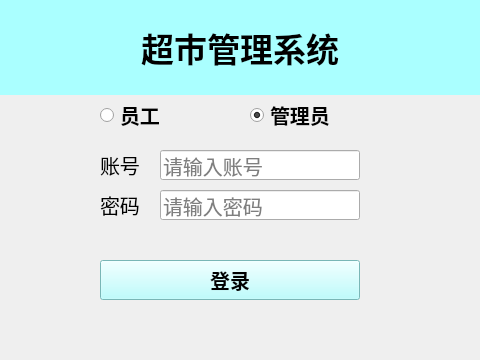
<?xml version="1.0" encoding="UTF-8"?>
<ui version="4.0">
 <class>loginWindow</class>
 <widget class="QWidget" name="loginWindow">
  <property name="geometry">
   <rect>
    <x>0</x>
    <y>0</y>
    <width>480</width>
    <height>360</height>
   </rect>
  </property>
  <property name="font">
   <font>
    <weight>75</weight>
    <bold>true</bold>
   </font>
  </property>
  <property name="windowTitle">
   <string>超市管理系统</string>
  </property>
  <widget class="QLabel" name="label">
   <property name="geometry">
    <rect>
     <x>100</x>
     <y>150</y>
     <width>60</width>
     <height>30</height>
    </rect>
   </property>
   <property name="font">
    <font>
     <family>Times New Roman</family>
     <pointsize>15</pointsize>
     <weight>50</weight>
     <bold>false</bold>
    </font>
   </property>
   <property name="text">
    <string>账号</string>
   </property>
  </widget>
  <widget class="QLineEdit" name="accountLineEdit">
   <property name="geometry">
    <rect>
     <x>160</x>
     <y>150</y>
     <width>200</width>
     <height>30</height>
    </rect>
   </property>
   <property name="font">
    <font>
     <family>Times New Roman</family>
     <pointsize>15</pointsize>
     <weight>50</weight>
     <bold>false</bold>
    </font>
   </property>
   <property name="text">
    <string/>
   </property>
   <property name="placeholderText">
    <string>请输入账号</string>
   </property>
  </widget>
  <widget class="QLineEdit" name="passwdLineEdit">
   <property name="geometry">
    <rect>
     <x>160</x>
     <y>190</y>
     <width>200</width>
     <height>30</height>
    </rect>
   </property>
   <property name="font">
    <font>
     <family>Times New Roman</family>
     <pointsize>15</pointsize>
     <weight>50</weight>
     <bold>false</bold>
    </font>
   </property>
   <property name="text">
    <string/>
   </property>
   <property name="echoMode">
    <enum>QLineEdit::Password</enum>
   </property>
   <property name="placeholderText">
    <string>请输入密码</string>
   </property>
  </widget>
  <widget class="QLabel" name="label_2">
   <property name="geometry">
    <rect>
     <x>100</x>
     <y>190</y>
     <width>60</width>
     <height>30</height>
    </rect>
   </property>
   <property name="font">
    <font>
     <family>Times New Roman</family>
     <pointsize>15</pointsize>
     <weight>50</weight>
     <bold>false</bold>
    </font>
   </property>
   <property name="text">
    <string>密码</string>
   </property>
  </widget>
  <widget class="QPushButton" name="loginButton">
   <property name="geometry">
    <rect>
     <x>100</x>
     <y>260</y>
     <width>260</width>
     <height>40</height>
    </rect>
   </property>
   <property name="font">
    <font>
     <family>Times New Roman</family>
     <pointsize>15</pointsize>
    </font>
   </property>
   <property name="styleSheet">
    <string notr="true">background-color: rgb(170, 255, 255);</string>
   </property>
   <property name="text">
    <string>登录</string>
   </property>
  </widget>
  <widget class="QRadioButton" name="staffButton">
   <property name="enabled">
    <bool>true</bool>
   </property>
   <property name="geometry">
    <rect>
     <x>100</x>
     <y>100</y>
     <width>100</width>
     <height>30</height>
    </rect>
   </property>
   <property name="font">
    <font>
     <family>Times New Roman</family>
     <pointsize>15</pointsize>
    </font>
   </property>
   <property name="mouseTracking">
    <bool>true</bool>
   </property>
   <property name="text">
    <string>员工</string>
   </property>
   <property name="checkable">
    <bool>true</bool>
   </property>
   <property name="checked">
    <bool>false</bool>
   </property>
   <property name="autoExclusive">
    <bool>true</bool>
   </property>
  </widget>
  <widget class="QRadioButton" name="adminButton">
   <property name="geometry">
    <rect>
     <x>250</x>
     <y>100</y>
     <width>100</width>
     <height>30</height>
    </rect>
   </property>
   <property name="font">
    <font>
     <family>Times New Roman</family>
     <pointsize>15</pointsize>
    </font>
   </property>
   <property name="text">
    <string>管理员</string>
   </property>
   <property name="checkable">
    <bool>true</bool>
   </property>
   <property name="checked">
    <bool>true</bool>
   </property>
   <property name="autoExclusive">
    <bool>true</bool>
   </property>
  </widget>
  <widget class="QLabel" name="label_3">
   <property name="geometry">
    <rect>
     <x>0</x>
     <y>0</y>
     <width>480</width>
     <height>95</height>
    </rect>
   </property>
   <property name="font">
    <font>
     <family>楷体</family>
     <pointsize>25</pointsize>
    </font>
   </property>
   <property name="styleSheet">
    <string notr="true">background-color: rgb(170, 255, 255);
</string>
   </property>
   <property name="text">
    <string>超市管理系统</string>
   </property>
   <property name="alignment">
    <set>Qt::AlignCenter</set>
   </property>
  </widget>
 </widget>
 <layoutdefault spacing="6" margin="11"/>
 <resources/>
 <connections/>
</ui>
